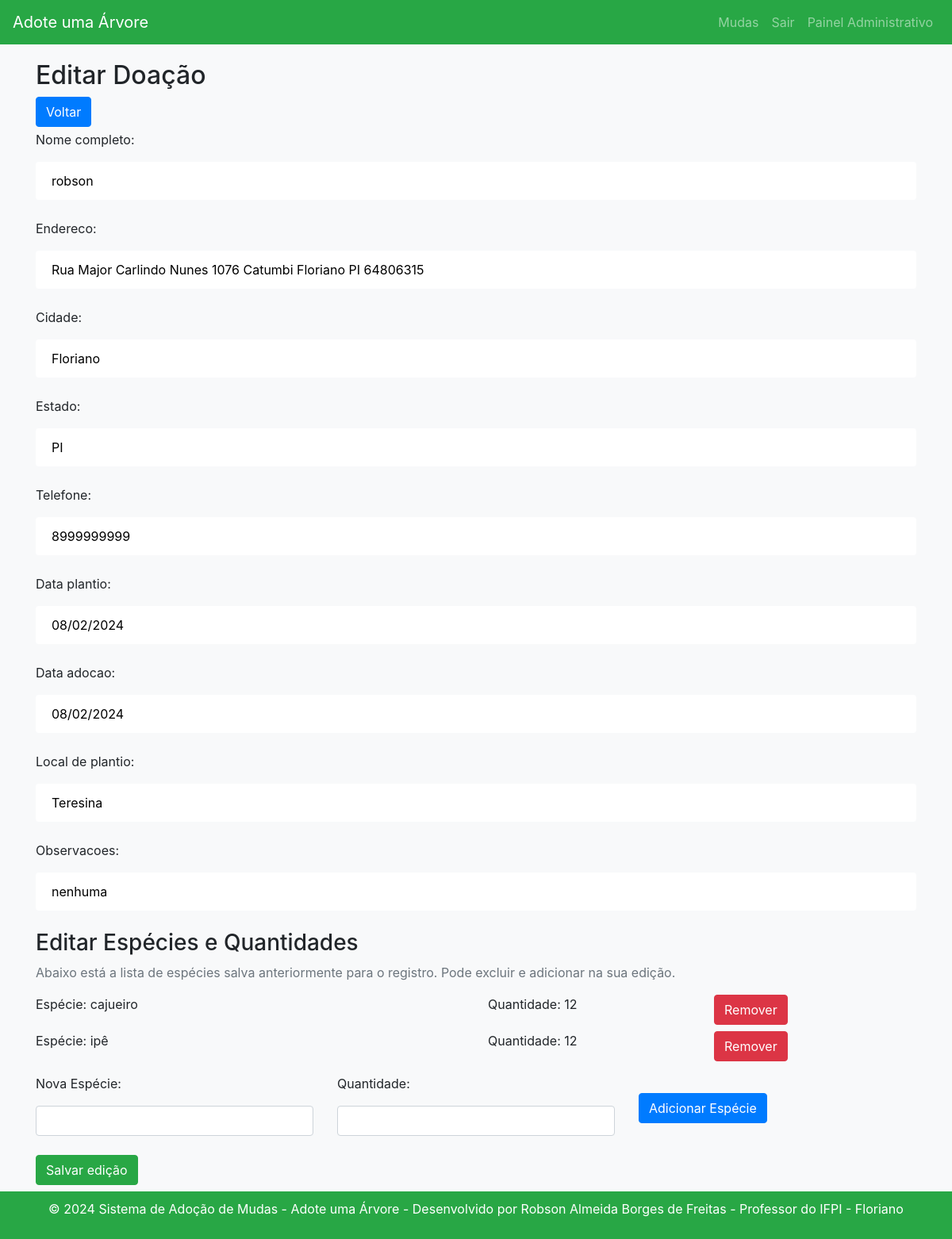
Before: /doacoes/alterar/7/ (signed in) with the older database file.
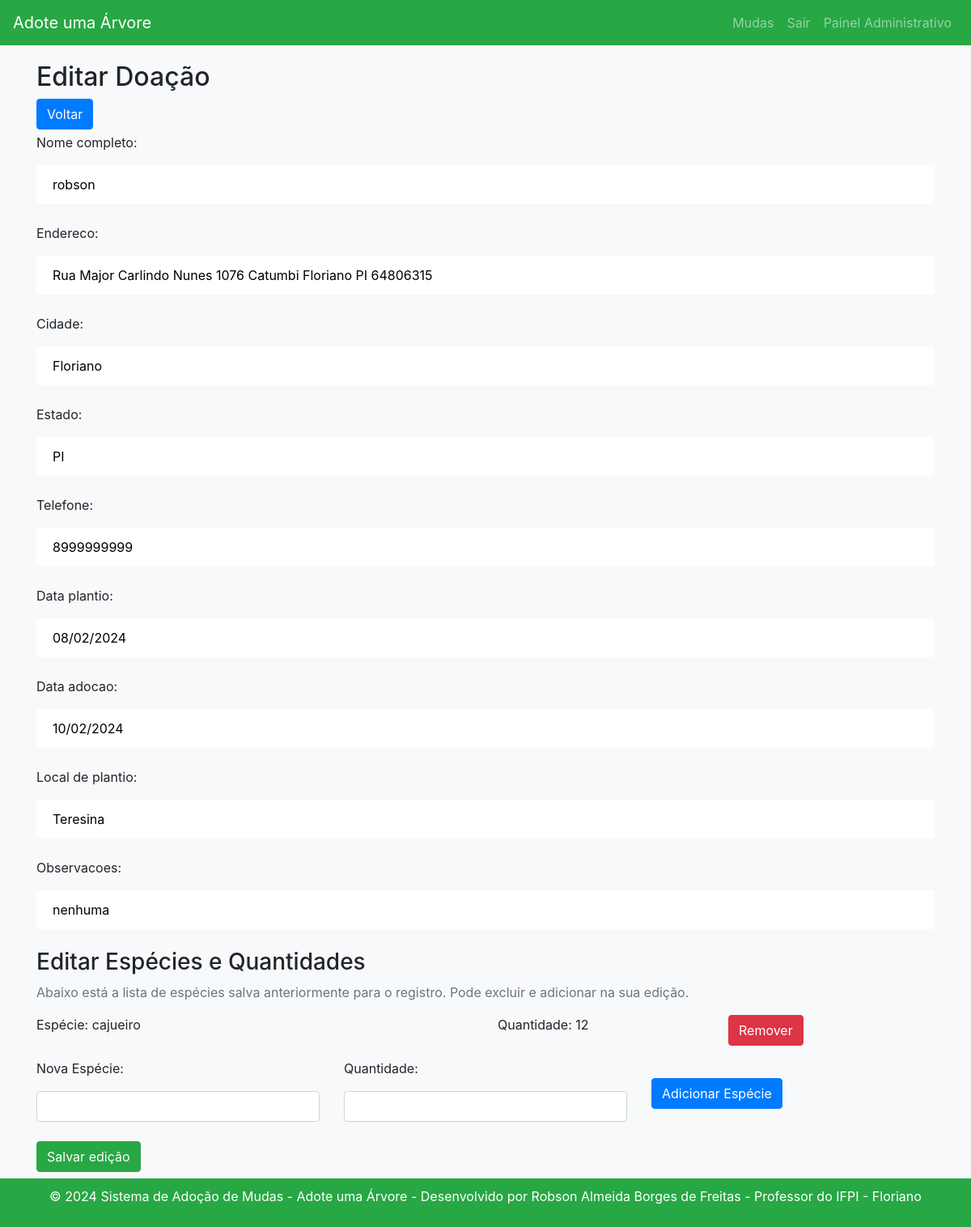
After: the same page with the newer database file.
### arvore/models.py (models this page shows, shortened)
class DoacaoAvulso(models.Model):
    nome_completo = models.CharField(max_length=150)
    endereco = models.CharField(max_length=300)
    cidade = models.CharField(max_length=100)
    estado = models.CharField(max_length=100)
    telefone = models.CharField(max_length=20)
    funcionario = models.ForeignKey(User, on_delete=models.CASCADE)
    data_plantio = models.DateField(null=True, blank=True)
    data_adocao = models.DateField(null=True, blank=True)
    local_de_plantio = models.CharField(max_length=200)
    observacoes = models.CharField(max_length=200, null=True, blank=True)

class EspecieQuantidade(models.Model):
    doacao = models.ForeignKey('DoacaoAvulso', on_delete=models.CASCADE)
    especie = models.CharField(max_length=150)
    quantidade = models.IntegerField()

### arvore/views.py (the view)
# urls.py: path('doacoes/alterar/<int:pk>/', views.editar_doacao, name='alterar_doacao'),
@login_required
@user_passes_test(is_member_of_team)
def editar_doacao(request, pk):
    doacao = get_object_or_404(DoacaoAvulso, pk=pk)
    if request.method == 'POST':
        form = DoacaoAvulsoForm2(request.POST, instance=doacao)
        if form.is_valid():
            doacao = form.save(commit=False)
            doacao.funcionario = request.user
            doacao.save()
            doacao.especiequantidade_set.all().delete()
            especies_quantidades_raw = request.POST.getlist('especies_quantidades[]')
            for especie_quantidade_str in especies_quantidades_raw:
                especie, quantidade = especie_quantidade_str.split('|')
                EspecieQuantidade.objects.create(doacao=doacao, especie=especie, quantidade=quantidade)
            return redirect('detalhes_doacao', pk=pk)
    else:
        form = DoacaoAvulsoForm2(instance=doacao)
    return render(request, 'editar_doacao.html', {'form': form, 'doacao': doacao})

### arvore/forms.py
class DoacaoAvulsoForm2(forms.ModelForm):
    telefone = forms.CharField(widget=forms.TextInput(attrs={
            'type': 'tel',
            'placeholder': '(99)99999-9999',
            'title': 'Informe um número de telefone válido (apenas números)',
            'required': True
        }))
    class Meta:
        model = DoacaoAvulso
        fields = '__all__'
        exclude = ['funcionario']

### arvore/templatetags/custom_filters.py (called while the page is built)
@register.filter(name='is_member_of_team')
def is_member_of_team_filter(user):
    return is_member_of_team(user)

### arvore/views.py (called while the page is built)
def is_member_of_team(user):
    is_in_team_group = user.groups.filter(name='equipe').exists()
    is_superuser = user.is_superuser
    return is_in_team_group or is_superuser

### arvore/templates/editar_doacao.html (shortened to what this page needs)
{% extends 'base.html' %}
{% block content %}
  <h2>Editar Doação</h2>
  <a href="javascript:history.back()" class="btn btn-primary mb-1">Voltar</a>
  <form method="post" id="doacaoForm">
    {{ form.as_p }}
    <h3>Editar Espécies e Quantidades</h3>
    <p class="text-muted">Abaixo está a lista de espécies salva anteriormente para o registro. Pode excluir e adicionar na sua edição.</p>
    <div id="especiesQuantidades" class="mb-3">
        {% for especie_quantidade in doacao.especiequantidade_set.all %}
        <div class="row mb-2">
          <div class="col-md-6"><span>Espécie: </span>{{ especie_quantidade.especie }}</div>
          <div class="col-md-3"><span>Quantidade: </span>{{ especie_quantidade.quantidade }}</div>
          <div class="col-md-3">
            <button type="button" onclick="removerEspecieQuantidade(this)" class="btn btn-danger">Remover</button>
          </div>
        </div>
      {% endfor %}
    </div>
    <div class="mb-3">
      <div class="row align-items-center">
        <div class="col-md-4">
          <label for="novaEspecie" class="form-label">Nova Espécie:</label>
          <input type="text" id="novaEspecie" class="form-control">
        </div>
        <div class="col-md-4">
          <label for="novaQuantidade" class="form-label">Quantidade:</label>
          <input type="number" id="novaQuantidade" class="form-control">
        </div>
        <div class="col-md-4">
          <button type="button" id="adicionar-especie" class="btn btn-primary btn-auto">Adicionar Espécie</button>
        </div>
      </div>
    </div>
    <button type="submit" class="btn btn-success mb-2">Salvar edição</button>
  </form>
{% endblock %}

### arvore/templates/base.html (shortened to what this page needs)
<!DOCTYPE html>
<html lang="pt-br">
<head>
    {% load custom_filters %}
    <link rel="stylesheet" href="https://maxcdn.bootstrapcdn.com/bootstrap/4.0.0/css/bootstrap.min.css">
</head>
<body>
<nav class="navbar navbar-expand-lg navbar-dark fixed-top">
    <a class="navbar-brand" href="{% url 'index' %}">Adote uma Árvore</a>
    <div class="collapse navbar-collapse" id="navbarNav">
        <ul class="navbar-nav ml-auto">
            {% if user.is_authenticated %}
                <li class="nav-item">
                    <a class="nav-link" href="{% url 'lista_mudas' %}">Mudas</a>
                </li>
                <li class="nav-item">
                    <form action="{% url 'logout' %}" method="post" id="logout-form">
                        <button type="submit" class="nav-link" style="border: none; background: none; cursor: pointer;">
                            Sair
                        </button>
                    </form>
                </li>
                {% if user|is_member_of_team %}
                    <li class="nav-item">
                        <a class="nav-link" href="{% url 'admin_dashboard' %}">Painel Administrativo</a>
                    </li>
                {% endif %}
            {% endif %}
        </ul>
    </div>
</nav>
<div class="container">
    {% block content %}{% endblock %}
</div>
<div class="footer">
    <p>&copy; 2024 Sistema de Adoção de Mudas - Adote uma Árvore - Desenvolvido por Robson Almeida Borges de Freitas - Professor do IFPI - Floriano</p>
</div>
</body>
</html>

### arvore/templates/base.html (style rules this page uses)
body { background-color: #f8f9fa; padding-top: 56px; }
.navbar { background-color: #28a745; color: white; }
.container { margin-top: 20px; }
.footer { background-color: #28a745; color: white; padding: 10px 0; text-align: center; }
input, textarea { width: 100%; padding: 12px 20px; margin: 8px 0; box-sizing: border-box; border: none; border-radius: 4px; }

Changed rows visible on the page:
removed EspecieQuantidade: especie "ipê", quantidade "12"
changed DoacaoAvulso "robson": data_adocao "08/02/2024" → "10/02/2024"
